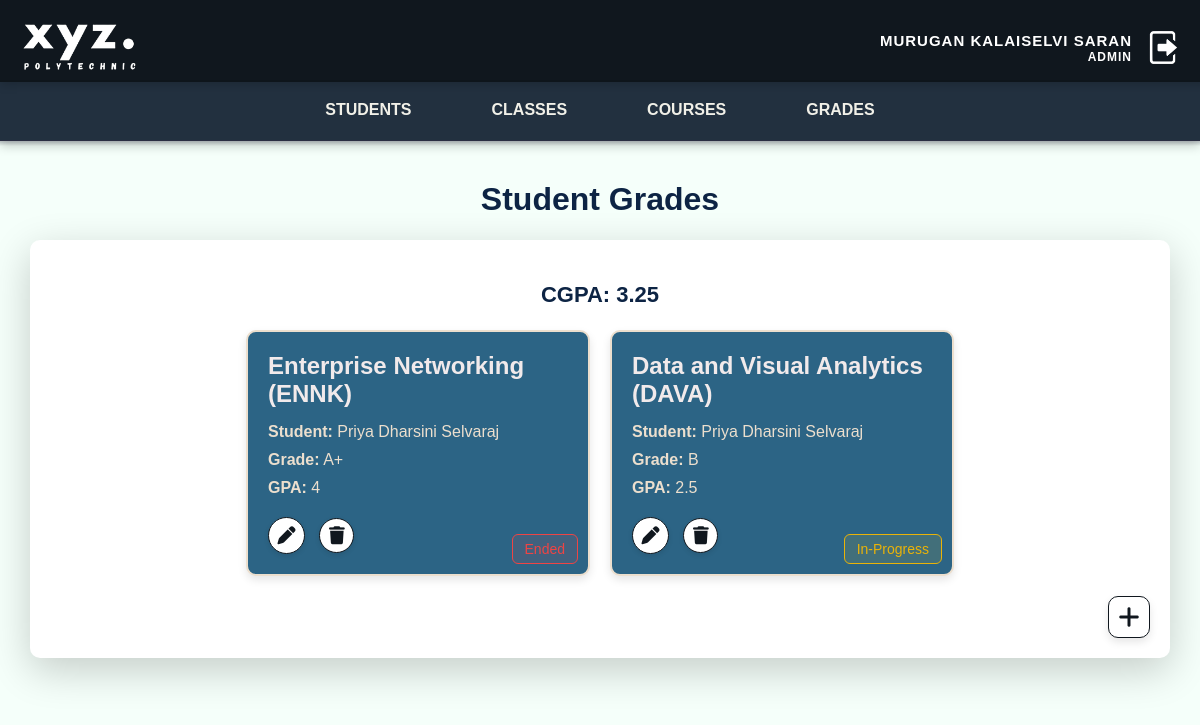
The app's page /display_grades.php?student_id=2 (signed in) with its own data.
### tables this page shows
CREATE TABLE `student_course_grade` (
  `student_course_grade_id` int(11) NOT NULL,
  `student_id` int(11) NOT NULL,
  `course_id` int(11) NOT NULL,
  `grade_id` int(11) DEFAULT NULL
);

CREATE TABLE `course` (
  `course_id` int(11) NOT NULL,
  `course_name` varchar(100) NOT NULL,
  `course_code` varchar(20) NOT NULL,
  `start_date` date NOT NULL,
  `end_date` date NOT NULL,
  `status_id` int(11) DEFAULT NULL,
  `department_id` int(11) NOT NULL
);

CREATE TABLE `student` (
  `student_id` int(11) NOT NULL,
  `student_name` varchar(100) NOT NULL,
  `student_email` varchar(100) NOT NULL,
  `student_phone` varchar(15) NOT NULL,
  `department_id` int(11) DEFAULT NULL,
  `user_id` int(11) NOT NULL,
  `profile_picture` varchar(255) NOT NULL,
  `reset_token` varchar(255) DEFAULT NULL,
  `reset_token_expires` datetime DEFAULT NULL,
  `is_password_set` tinyint(1) DEFAULT 0
);

CREATE TABLE `grade` (
  `grade_id` int(11) NOT NULL,
  `grade_letter` char(2) NOT NULL,
  `min_score` int(11) NOT NULL,
  `max_score` int(11) NOT NULL,
  `gpa_point` float(3,2) NOT NULL
);

CREATE TABLE `status` (
  `status_id` int(11) NOT NULL,
  `status_name` varchar(50) NOT NULL
);

### display_grades.php (the view, shortened to what this page needs)
<?php
include 'db_connection.php';
$student_id = filter_var($_GET['student_id'], FILTER_VALIDATE_INT);
?>
<!DOCTYPE html>
<html lang="en">
<head>
    <link rel="stylesheet" href="css/display_grades.css">
    <link rel="stylesheet" href="https://cdnjs.cloudflare.com/ajax/libs/font-awesome/6.4.0/css/all.min.css">
</head>
<body>
    <?php include 'admin_header.php'; ?>
    <main class="main-content">
        <h1>Student Grades</h1>
        <div class="container">
            <?php
            if (isset($_GET['student_id'])) {
                $student_id = (int)$_GET['student_id'];
                $total_gpa = 0;
                $course_count = 0;
                $query = "
                SELECT
                    scg.student_course_grade_id,
                    s.student_name,
                    c.course_name,
                    g.grade_letter,
                    g.gpa_point,
                    st.status_name
                FROM student_course_grade scg
                JOIN student s ON scg.student_id = s.student_id
                JOIN course c ON scg.course_id = c.course_id
                JOIN grade g ON scg.grade_id = g.grade_id
                JOIN status st ON c.status_id = st.status_id
                WHERE s.student_id = ?
            ";
                $stmt = $conn->prepare($query);
                $stmt->bind_param('i', $student_id);
                $stmt->execute();
                $result = $stmt->get_result();
                if ($result->num_rows > 0) {
                    while ($row = $result->fetch_assoc()) {
                        $total_gpa += (float) $row['gpa_point'];
                        $course_count++;
                    }
                    $cgpa = $total_gpa / $course_count;
                    echo "<p class='cgpa'>CGPA: " . number_format($cgpa, 2) . "</p>";
                    echo "<div class='card-container'>";
                    $result->data_seek(0);
                    while ($row = $result->fetch_assoc()) {
                        echo "<div class='grade-card'>";
                        echo "<h2>" . htmlspecialchars($row['course_name'], ENT_QUOTES, 'UTF-8') . "</h2>";
                        echo "<p><strong>Student:</strong> " . htmlspecialchars($row['student_name'], ENT_QUOTES, 'UTF-8') . "</p>";
                        echo "<p><strong>Grade:</strong> " . htmlspecialchars($row['grade_letter'], ENT_QUOTES, 'UTF-8') . "</p>";
                        echo "<p><strong>GPA:</strong> " . htmlspecialchars($row['gpa_point'], ENT_QUOTES, 'UTF-8') . "</p>";
                        echo "<div class='badges'>";
                        $class = '';
                        if (htmlspecialchars($row['status_name'], ENT_QUOTES, 'UTF-8') === 'Start') {
                            $class = 'green';
                        } elseif (htmlspecialchars($row['status_name'], ENT_QUOTES, 'UTF-8') === 'In-Progress') {
                            $class = 'yellow';
                        } elseif (htmlspecialchars($row['status_name'], ENT_QUOTES, 'UTF-8') === 'Ended') {
                            $class = 'red';
                        } else {
                            $class = 'blue';
                        }
                        echo "<span class='status-icon $class'>" . htmlspecialchars($row['status_name'], ENT_QUOTES, 'UTF-8') . "</span>";
                        echo "</div>";
                        echo "<div class='actions'>";
                        echo "<a href='update_gradeform.php?id=" . urlencode($row['student_course_grade_id']) . "' class='icon-btn'><i class='fas fa-pen'></i></a>";
                        if ($_SESSION['session_roleid'] == 2) {
                            echo "<a href='#' class='icon-btn disabled' style='pointer-events: none; opacity: 0.5;'><i class='fas fa-trash'></i></a>";
                        } else {
                            echo "
                            <form action='delete_grade.php' method='POST' onsubmit='return ConfirmDelete()' style='display: inline;'>
                                <input type='hidden' name='student_course_grade_id' value='" . htmlspecialchars($row['student_course_grade_id']) . "'>
                                <input type='hidden' name='csrf_token' value='" . htmlspecialchars($_SESSION['csrf_token']) . "'>
                                <button type='submit' class='icon-btn' style='cursor: pointer;'>
                                    <i class='fas fa-trash'></i>
                                </button>
                            </form>";
                        }
                        echo "</div>";
                        echo "</div>";
                    }
                    echo "</div>";
                } else {
                    echo "<p style='text-align:center;'>No grades found for this student.</p>";
                }
            } else {
                echo "<p style='text-align:center;'>No student selected.</p>";
            }
            ?>
            <div class="button-container">
                <a href="create_gradeform.php?student_id=<?php echo urlencode($student_id); ?>" class="icon-box">
                    <i class="fas fa-plus"></i>
                </a>
            </div>
        </div>
    </main>
</body>
</html>

### css/display_grades.css (style rules this page uses)
body { font-family: Arial, sans-serif; background-color: #f4f4f4; margin: 0; padding: 0; }
.container { display: flex; justify-content: center; align-items: center; flex-direction: column; max-width: 1100px; margin: 20px auto; padding: 20px; background: #fff; border-radius: 10px; box-shadow: 0px 12px 40px rgba(0, 0, 0, 0.2); transition: box-shadow 0.3s ease-in-out, transform 0.3s ease-in-out; overflow-y: auto; max-height: 550px; }
h1 { text-align: center; color: #0d2444; }
.card-container { display: flex; flex-wrap: wrap; gap: 20px; justify-content: center; }
.grade-card { background: #2c6485; border-radius: 10px; padding: 20px; box-shadow: 0 4px 8px rgba(0, 0, 0, 0.1); width: 300px; transition: 0.3s ease; border: 2px solid #ecdfce; display: flex; flex-direction: column; position: relative; overflow: hidden; }
.grade-card h2 { color: #f1eaeb; margin: 0 0 10px; }
.grade-card p { margin: 5px 0; font-size: 16px; color: #ecdfce; }
.actions { margin-top: 15px; }
.icon-btn { display: inline-flex; align-items: center; justify-content: center; width: 35px; height: 35px; border-radius: 50%; background-color: #fff; color: #10171e; font-size: 18px; text-decoration: none; box-shadow: 0 2px 5px rgba(0, 0, 0, 0.1); transition: all 0.3s ease; border: 1px solid #10171e; margin-right: 10px; }
.icon-box { display: inline-flex; align-items: center; justify-content: center; width: 40px; height: 40px; background-color: #fff; color: #10171e; font-size: 24px; border-radius: 10px; text-decoration: none; box-shadow: 0 4px 8px rgba(0, 0, 0, 0.1); transition: all 0.3s ease; border: 1px solid #10171e; }
.button-container { display: flex; justify-content: flex-end; width: 100%; margin-top: 20px; }
.cgpa { font-size: 22px; font-weight: bold; color: #0d2444; text-align: center; }
.badges { position: absolute; bottom: 10px; right: 10px; display: flex; gap: 0.5rem; align-items: center; }
.status-icon { font-size: 0.875rem; line-height: 1.25rem; padding: 4px 0.75rem; border-radius: 0.375rem; border: 1px solid transparent; text-align: center; }
.status-icon.yellow { background-color: rgba(255, 200, 35, 0.1); color: rgb(234, 179, 8); border-color: rgb(234, 179, 8); }
.status-icon.red { background-color: rgba(239, 68, 68, 0.10); color: rgb(239, 68, 68); border-color: rgb(239, 68, 68); }

### css/admin_header.css (style rules this page uses)
body { margin: 0; font-family: Arial, sans-serif; background-color: #f5fffa; color: #333; }
.main-content { margin-top: 50px; padding: 20px; background-color: #f5fffa; }

### records on screen
student_course_grade: course.course_name "Enterprise Networking (ENNK)", student.student_name "Priya Dharsini Selvaraj", grade.grade_letter "A+", grade.gpa_point "4", status.status_name "Ended"
student_course_grade: course.course_name "Data and Visual Analytics (DAVA)", student.student_name "Priya Dharsini Selvaraj", grade.grade_letter "B", grade.gpa_point "2.5", status.status_name "In-Progress"

### other values on screen
$_SESSION['session_name'] "MURUGAN KALAISELVI SARAN"
$cgpa "3.25"
